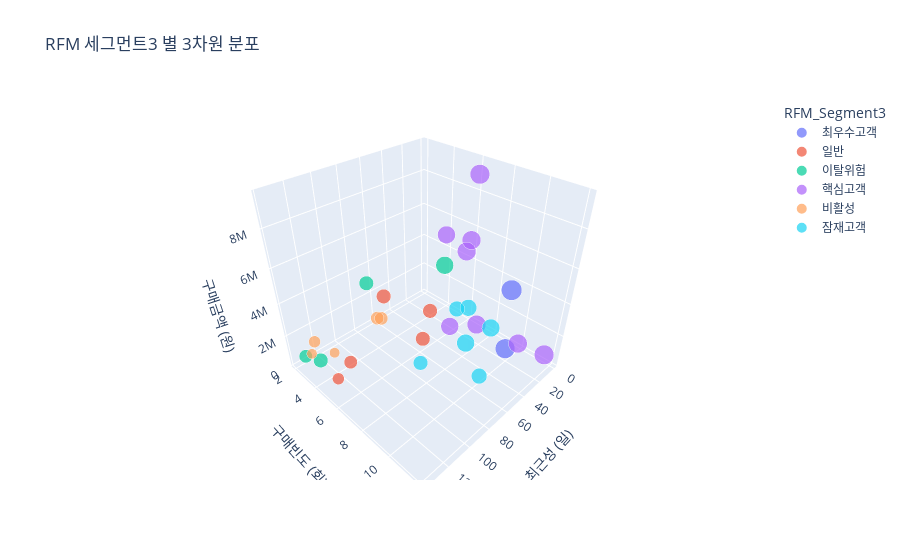

Notebook cell for this chart:
### Code cell
# 세그먼트별 3D 산점도 시각화 (R, F, M 관계)
fig_3d = px.scatter_3d(rfm_df, x='Recency', y='Frequency', z='Monetary',
                       color='RFM_Segment3', size='RFM_Score',
                       title='RFM 세그먼트3 별 3차원 분포',
                       labels={'Recency': '최근성 (일)', 
                              'Frequency': '구매빈도 (회)', 
                              'Monetary': '구매금액 (원)'})
fig_3d.show()

### Figure 1 — Plotly figure (JSON) as saved in the notebook; plotly's stock layout.template omitted (floating-point values rounded to 4 significant figures)
{"data": [{"hovertemplate": "RFM_Segment3=최우수고객<br>최근성 (일)=%{x}<br>구매빈도 (회)=%{y}<br>구매금액 (원)=%{z}<br>RFM_Score=%{marker.size}<extra></extra>", "legendgroup": "최우수고객", "marker": {"color": "#636efa", "size": [12, 11], "sizemode": "area", "sizeref": 0.03, "symbol": "circle"}, "mode": "markers", "name": "최우수고객", "scene": "scene", "showlegend": true, "type": "scatter3d", "x": [3, 45], "y": [9, 11], "z": [3522000, 2530000]}, {"hovertemplate": "RFM_Segment3=일반<br>최근성 (일)=%{x}<br>구매빈도 (회)=%{y}<br>구매금액 (원)=%{z}<br>RFM_Score=%{marker.size}<extra></extra>", "legendgroup": "일반", "marker": {"color": "#EF553B", "size": [6, 5, 4, 6, 6], "sizemode": "area", "sizeref": 0.03, "symbol": "circle"}, "mode": "markers", "name": "일반", "scene": "scene", "showlegend": true, "type": "scatter3d", "x": [61, 117, 129, 21, 57], "y": [3, 5, 5, 4, 6], "z": [2297000, 1209000, 655000, 306000, 769000]}, {"hovertemplate": "RFM_Segment3=이탈위험<br>최근성 (일)=%{x}<br>구매빈도 (회)=%{y}<br>구매금액 (원)=%{z}<br>RFM_Score=%{marker.size}<extra></extra>", "legendgroup": "이탈위험", "marker": {"color": "#00cc96", "size": [9, 6, 5, 6], "sizemode": "area", "sizeref": 0.03, "symbol": "circle"}, "mode": "markers", "name": "이탈위험", "scene": "scene", "showlegend": true, "type": "scatter3d", "x": [49, 77, 137, 133], "y": [7, 3, 3, 4], "z": [5592000, 3697000, 1277000, 1437000]}, {"hovertemplate": "RFM_Segment3=핵심고객<br>최근성 (일)=%{x}<br>구매빈도 (회)=%{y}<br>구매금액 (원)=%{z}<br>RFM_Score=%{marker.size}<extra></extra>", "legendgroup": "핵심고객", "marker": {"color": "#ab63fa", "size": [9, 10, 9, 10, 11, 10, 10, 11], "sizemode": "area", "sizeref": 0.03, "symbol": "circle"}, "mode": "markers", "name": "핵심고객", "scene": "scene", "showlegend": true, "type": "scatter3d", "x": [33, 25, 41, 9, 17, 4, 29, 13], "y": [6, 8, 7, 6, 7, 6, 11, 12], "z": [6443000, 1573000, 1543000, 4834000, 9452000, 5374000, 2155000, 1308000]}, {"hovertemplate": "RFM_Segment3=비활성<br>최근성 (일)=%{x}<br>구매빈도 (회)=%{y}<br>구매금액 (원)=%{z}<br>RFM_Score=%{marker.size}<extra></extra>", "legendgroup": "비활성", "marker": {"color": "#FFA15A", "size": [4, 3, 5, 3, 5], "sizemode": "area", "sizeref": 0.03, "symbol": "circle"}, "mode": "markers", "name": "비활성", "scene": "scene", "showlegend": true, "type": "scatter3d", "x": [121, 113, 65, 125, 69], "y": [2, 3, 3, 2, 3], "z": [968000, 435000, 907000, 288000, 1077000]}, {"hovertemplate": "RFM_Segment3=잠재고객<br>최근성 (일)=%{x}<br>구매빈도 (회)=%{y}<br>구매금액 (원)=%{z}<br>RFM_Score=%{marker.size}<extra></extra>", "legendgroup": "잠재고객", "marker": {"color": "#19d3f3", "size": [9, 9, 8, 7, 7, 6], "sizemode": "area", "sizeref": 0.03, "symbol": "circle"}, "mode": "markers", "name": "잠재고객", "scene": "scene", "showlegend": true, "type": "scatter3d", "x": [5, 37, 2, 53, 1, 73], "y": [8, 8, 6, 10, 5, 7], "z": [531000, 776000, 843000, 443000, 217000, 375000]}], "layout": {"legend": {"itemsizing": "constant", "title": {"text": "RFM_Segment3"}, "tracegroupgap": 0}, "scene": {"domain": {"x": [0, 1], "y": [0, 1]}, "xaxis": {"title": {"text": "최근성 (일)"}}, "yaxis": {"title": {"text": "구매빈도 (회)"}}, "zaxis": {"title": {"text": "구매금액 (원)"}}}, "title": {"text": "RFM 세그먼트3 별 3차원 분포"}}}
